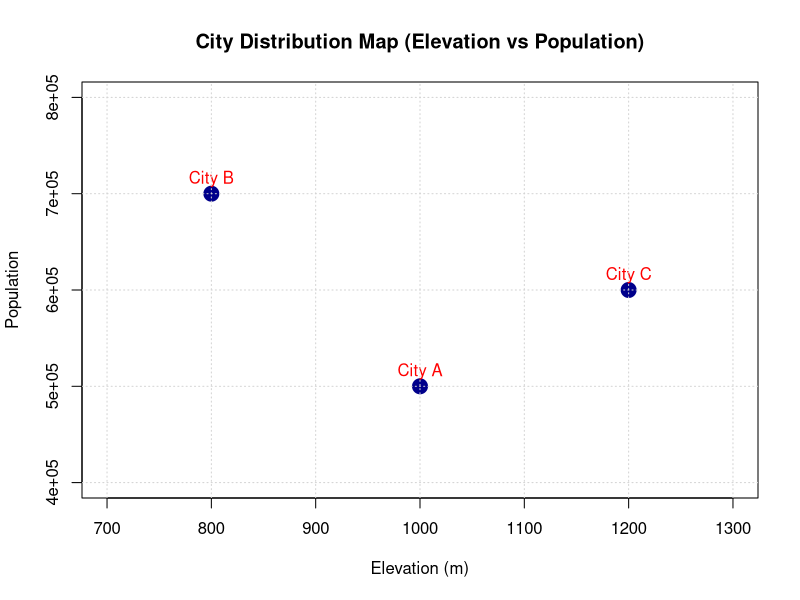
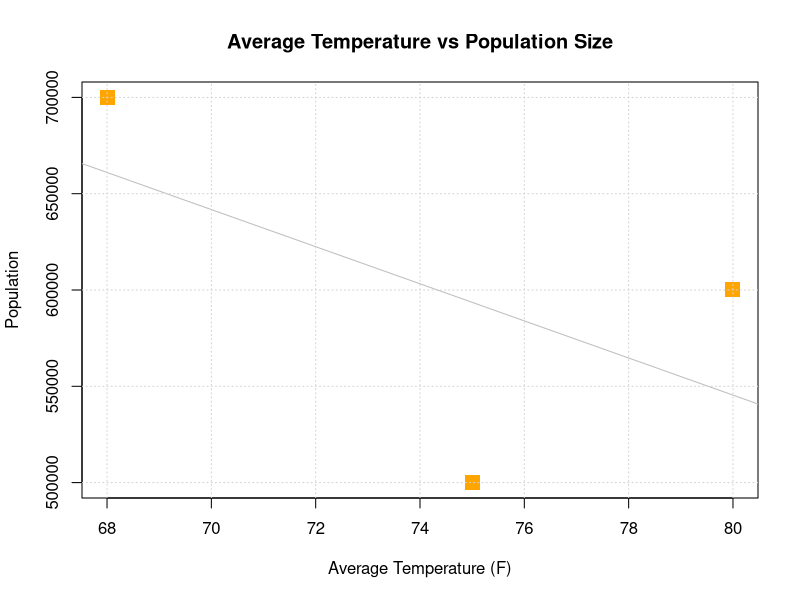
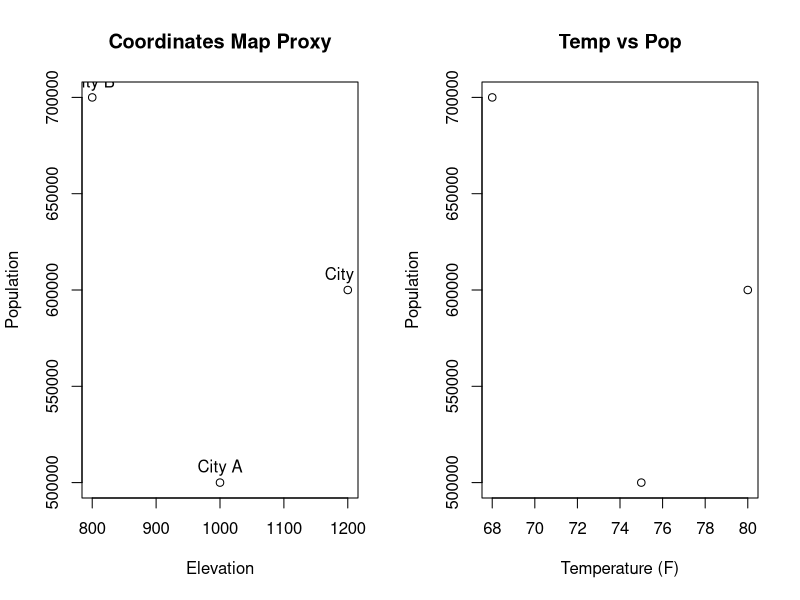

These charts were generated, in order, by the following R code:
# Experiment 11: Geographic Data
# Course: Data Handling and Visualization

# Dataset
df11 <- data.frame(
  City = c("City A", "City B", "City C"),
  Population = c(500000, 700000, 600000),
  Avg_Temperature = c(75, 68, 80),
  Elevation = c(1000, 800, 1200)
)

cat("--- Experiment 11: Geographic Data ---\n")
print(df11)

# Q1: Create a map chart to visualize the distribution of cities.
png("outputs/exp11_q1_map_chart.png", width=800, height=600)
plot(df11$Elevation, df11$Population, xlim=c(700, 1300), ylim=c(400000, 800000),
     xlab="Elevation (m)", ylab="Population", main="City Distribution Map (Elevation vs Population)",
     pch=19, col="darkblue", cex=2)
text(df11$Elevation, df11$Population, labels=df11$City, pos=3, col="red")
grid()
dev.off()

# Q2: Generate a scatter plot to explore the relationship between average temperature and population size.
png("outputs/exp11_q2_scatter_plot.png", width=800, height=600)
plot(df11$Avg_Temperature, df11$Population, xlab="Average Temperature (F)", ylab="Population",
     main="Average Temperature vs Population Size", col="orange", pch=15, cex=2)
abline(lm(df11$Population ~ df11$Avg_Temperature), col="grey")
grid()
dev.off()
cat("Insight: City C has the highest temperature (80 F) but mid-sized population. City B has the largest population (700,000) and lowest average temperature (68 F).\n")

# Q3: Build a table to display the geographic data for each city.
# (Printed to console above)

# Q4: Develop a Tableau dashboard simulation.
png("outputs/exp11_q4_dashboard_simulation.png", width=1200, height=600)
par(mfrow=c(1,2))
plot(df11$Elevation, df11$Population, xlab="Elevation", ylab="Population", main="Coordinates Map Proxy")
text(df11$Elevation, df11$Population, labels=df11$City, pos=3)
plot(df11$Avg_Temperature, df11$Population, xlab="Temperature (F)", ylab="Population", main="Temp vs Pop")
dev.off()
cat("Experiment 11 successfully completed. Plots saved to outputs/.\n\n")
